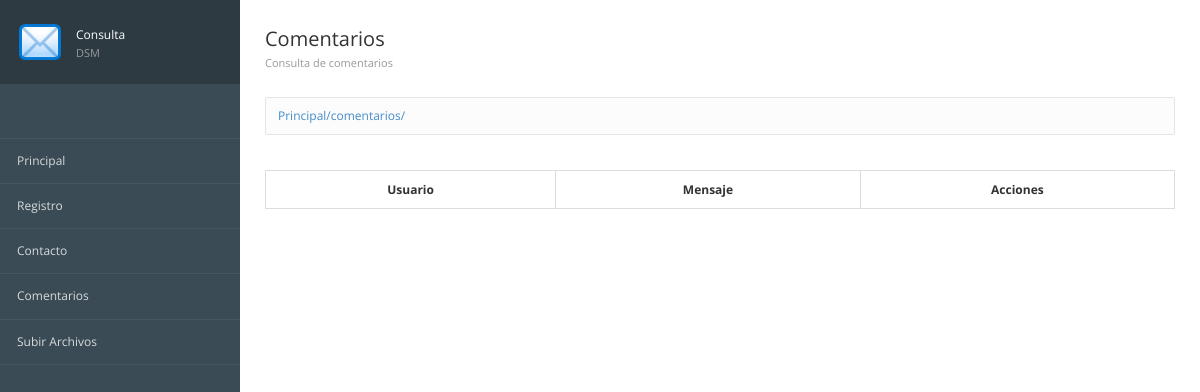
The app's page /comentarios/, older data.
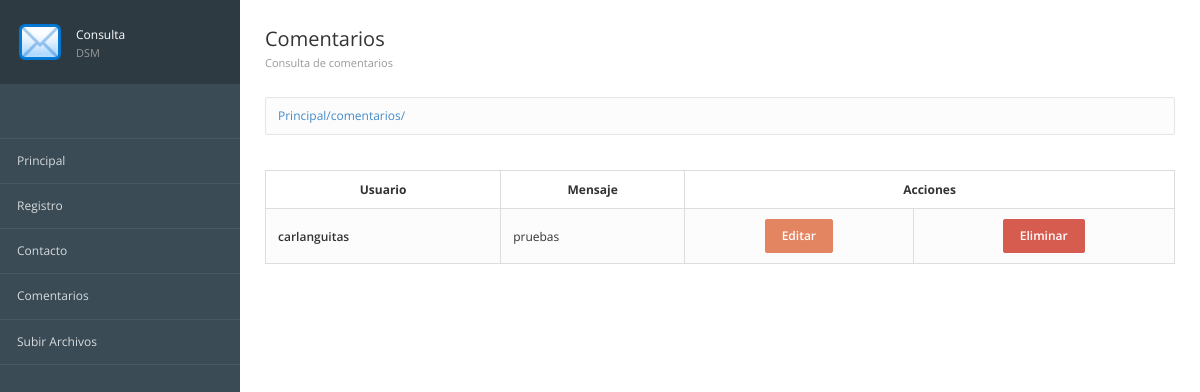
The same page, newer data.
### registros/models.py (models this page shows, shortened)
class ComentarioContacto(models.Model):
    id = models.AutoField(primary_key=True,verbose_name="Clave")
    usuario = models.TextField(verbose_name="Alumno")
    mensaje = models.TextField(verbose_name="Comentario")
    created = models.DateTimeField(auto_now_add=True,verbose_name="Registrado")
    class Meta:
        verbose_name = "Comentario Contacto"
        verbose_name_plural = "Comentarios Contactos"
        ordering = ["-created"]

### registros/views.py (the view)
# urls.py: path('comentarios/',views_registros.ComentariosContacto, name ="consultarComentarios"),
def ComentariosContacto(request):
    comentarios=ComentarioContacto.objects.all()
    return render(request,'registros/consultarComentarios.html',{'comentarios':comentarios})

### registros/templates/registros/consultarComentarios.html (shortened to what this page needs)
{%extends "inicio/encabezado.html"%}
{%load static%}
{%block imagen%}
{%static 'inicio/images/correo.png'%}
{%endblock%}
{%block tituloMenu%}
Consulta<span>DSM</span>
{%endblock%}
{%block Encabezado%}
<div class="page-header">
  <div class="page-title">
    <h3>Comentarios
      <small>Consulta de comentarios</small></h3>
  </div>
</div>
{%endblock%}
{% block contenido%}
<table name= "comentarios" class="table table-bordered table-striped">
  <thead>
    <tr>
      <th style="text-align:center;">Usuario</th>
      <th style="text-align:center;">Mensaje</th>
      <th colspan="2" style="text-align:center;">Acciones</th>
    </tr>
  </thead>
  <tbody>
    {% for comentario in comentarios %}
    <tr>
      <td class="text-semibold">{{comentario.usuario}}</td>
      <td class="muted">{{comentario.mensaje}}</td>
      <td class="text-center"><a href="{%url 'consultarComentario' comentario.id%}"  class="btn btn-warning" >Editar</a></td>
      <td class="text-center"><a href="{%url 'Eliminar' comentario.id%}"  class="btn btn-danger" >Eliminar</a></td>
    </tr>
    {% endfor %}
  </tbody>
</table>
{%endblock%}

Row changes from the older to the newer data that the page shows:
added ComentarioContacto: usuario "carlanguitas", mensaje "pruebas"
